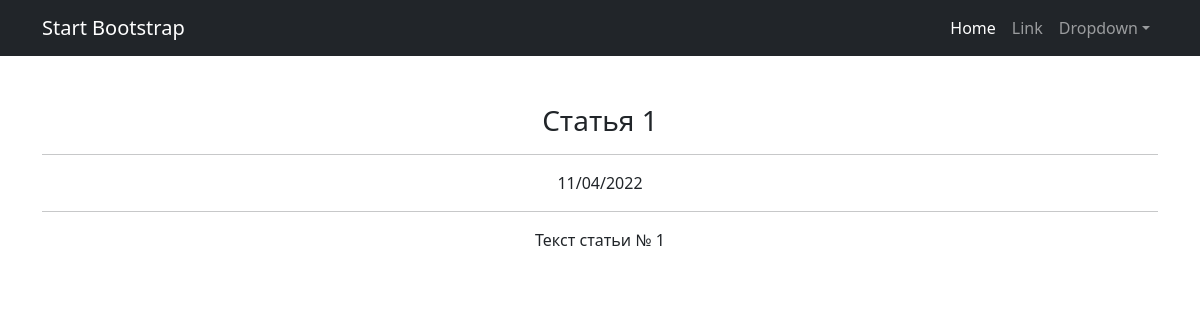
Page /news/1 on the earlier database version.
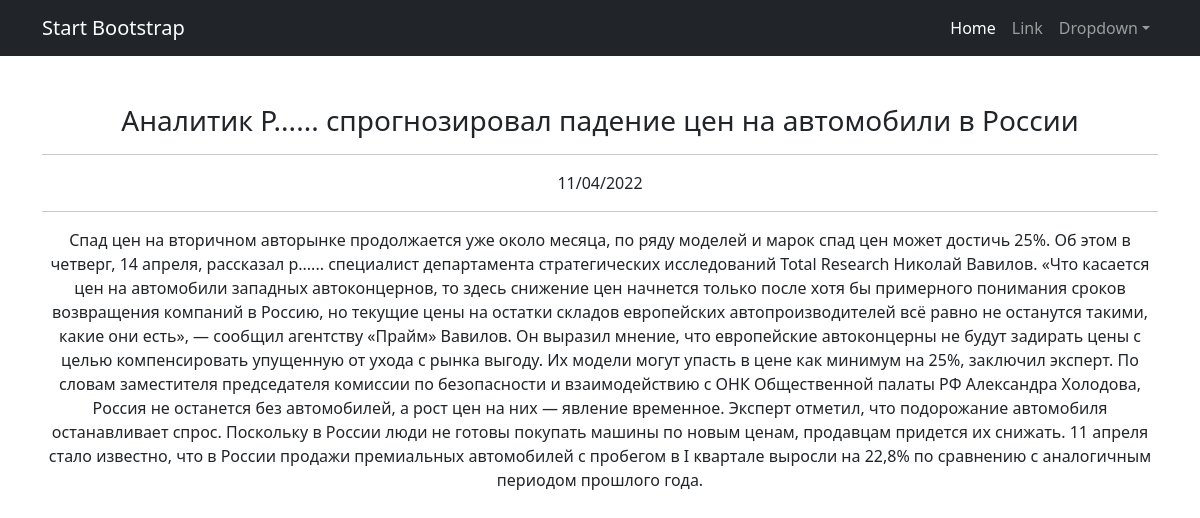
Same page on the later database version.
### news/models.py (models this page shows, shortened)
class Post(models.Model):
    author = models.ForeignKey(Author, on_delete=models.CASCADE)
    timeAdding = models.DateTimeField(auto_now_add=True)
    title = models.CharField(max_length=128)
    NEWS = 'NW'
    ARTICLE = 'AR'
    CATEGORY_CHOICES = (
        (NEWS, 'Новость'),
        (ARTICLE, 'Статья'),
    )
    postType = models.CharField(max_length=2, choices=CATEGORY_CHOICES, default=NEWS)
    postCategory = models.ManyToManyField(Category, through='PostCategory')
    text = models.TextField()
    rating = models.SmallIntegerField(default=0)
    class Meta:
        verbose_name = 'Пост'
        verbose_name_plural = 'Посты'

### news/views.py (the view)
# urls.py: path('news/<int:pk>', PostDetail.as_view(), name='post_detail'),
class PostDetail(DetailView):
    model = Post
    template_name = 'post.html'
    context_object_name = 'post_detail'

### news/templatetags/custom_filters.py (called while the page is built)
@register.filter()
def censor(value):
    try:
        tmp_str = str(value)
        censor_dict = {
            'Редиска': 'Р......',
            'редиска': 'р......',
        }
        for i, j in censor_dict.items():
            tmp_str = tmp_str.replace(i, j)
        return tmp_str
    except:
        print('Ошибка!')

### templates/post.html (shortened to what this page needs)
{% extends 'flatpages/default.html' %}
{% load custom_filters %}
{% block content %}
    <td><h3>{{post_detail.title|censor}}</h3></td>
    <hr>
    <td>{{post_detail.timeAdding|date:'d/m/Y'}}</td>
    <hr>
    <td>{{post_detail.text|censor}}</td>
{% endblock content %}

Differences in the rows shown:
changed Post: title|censor "Статья 1" → "Аналитик Р...... спрогнозировал падение цен на автомобили в России"; text|censor "Текст статьи № 1" → "Спад цен на вторичном авторынке продолжается уже около месяца, по ряду моделей и марок спад цен может достичь 25%. Об этом в четверг, 14 апреля, рассказал р...... специалист департамента стратегических исследований Total Research Николай Вавилов. «Что касается цен на автомобили западных автоконцернов, то здесь снижение цен начнется только после хотя бы примерного понимания сроков возвращения компаний в Россию, но текущие цены на остатки складов европейских автопроизводителей всё равно не останутся такими, какие они есть», — сообщил агентству «Прайм» Вавилов. Он выразил мнение, что европейские автоконцерны не будут задирать цены с целью компенсировать упущенную от ухода с рынка выгоду. Их…"
